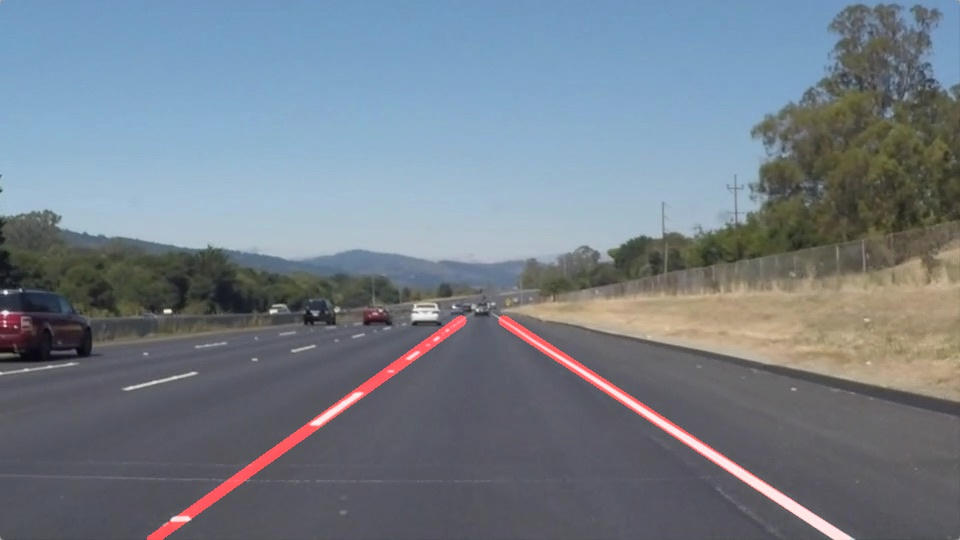
#> input picture examples/laneLines_thirdPass.jpg, 960 x 540 px
$ python -i LaneLine_Pipeline.py   (imports and definitions only)
#> lines starting #> are read from the running program, lines starting #| are printed output that depends on the picture; after the words box and inside, x2 and y2 are one past the last pixel; in counts of white or black regions, pixels touching at a corner belong together
#importing some useful packages
import matplotlib.pyplot as plt
import matplotlib.image as mpimg
import numpy as np
import cv2
import datetime
import math
import os
from collections import deque


def grayscale(img):
    """Applies the Grayscale transform
    This will return an image with only one color channel
    but NOTE: to see the returned image as grayscale
    (assuming your grayscaled image is called 'gray')
    you should call plt.imshow(graye)"""
    return cv2.cvtColor(img, cv2.COLOR_RGB2GRAY)
    # Or use BGR2GRAY if you read an image with cv2.imread()
    # return cv2.cvtColor(img, cv2.COLOR_BGR2GRAY)

def canny(img, low_threshold, high_threshold):
    """Applies the Canny transform"""
    return cv2.Canny(img, low_threshold, high_threshold)

def gaussian_blur(img, kernel_size):
    """Applies a Gaussian Noise kernel"""
    return cv2.GaussianBlur(img, (kernel_size, kernel_size), 0)

def region_of_interest(img, vertices):
    """
    Applies an image mask.

    Only keeps the region of the image defined by the polygon
    formed from `vertices`. The rest of the image is set to black.
    """
    #defining a blank mask to start with
    mask = np.zeros_like(img)

    #defining a 3 channel or 1 channel color to fill the mask with depending on the input image
    if len(img.shape) > 2:
        channel_count = img.shape[2]  # i.e. 3 or 4 depending on your image
        ignore_mask_color = (255,) * channel_count
    else:
        ignore_mask_color = 255

    #filling pixels inside the polygon defined by "vertices" with the fill color
    cv2.fillPoly(mask, vertices, ignore_mask_color)

    #returning the image only where mask pixels are nonzero
    masked_image = cv2.bitwise_and(img, mask)
    return masked_image


def draw_lines(img, lines, color=[255, 0, 0], thickness=2):
    """
    NOTE: this is the function you might want to use as a starting point once you want to
    average/extrapolate the line segments you detect to map out the full
    extent of the lane (going from the result shown in raw-lines-example.mp4
    to that shown in P1_example.mp4).

    Think about things like separating line segments by their
    slope ((y2-y1)/(x2-x1)) to decide which segments are part of the left
    line vs. the right line.  Then, you can average the position of each of
    the lines and extrapolate to the top and bottom of the lane.

    This function draws `lines` with `color` and `thickness`.
    Lines are drawn on the image inplace (mutates the image).
    If you want to make the lines semi-transparent, think about combining
    this function with the weighted_img() function below
    """
    for line in lines:
        for x1,y1,x2,y2 in line:
            cv2.line(img, (x1, y1), (x2, y2), color, thickness)


def hough_lines(img, rho, theta, threshold, min_line_len, max_line_gap):
    """
    `img` should be the output of a Canny transform.

    Returns an image with hough lines drawn.
    """
    lines = cv2.HoughLinesP(img, rho, theta, threshold, np.array([]), minLineLength=min_line_len, maxLineGap=max_line_gap)
    line_img = np.zeros((img.shape[0], img.shape[1], 3), dtype=np.uint8)
    draw_lines(line_img, lines, thickness= 5)
    return  lines, line_img

# Python 3 has support for cool math symbols.

def weighted_img(img, initial_img, α=0.8, β=1., γ=0.):
    """
    `img` is the output of the hough_lines(), An image with lines drawn on it.
    Should be a blank image (all black) with lines drawn on it.

    `initial_img` should be the image before any processing.

    The result image is computed as follows:

    initial_img * α + img * β + γ
    NOTE: initial_img and img must be the same shape!
    """
    return cv2.addWeighted(initial_img, α, img, β, γ)

def show_images(images, image_name= '',cmap= None):
    SAVE_DIR = 'test_images_output/'
    directory = ''
    cols = 2
    rows = (len(images)+1)//cols

    plt.figure(figsize=(10, 11))
    for i, image in enumerate(images):
        plt.subplot(rows, cols, i+1)
        # use gray scale color map if there is only one channel
        cmap = 'gray' if len(image.shape)==2 else cmap
        plt.imshow(image, cmap=cmap)
        plt.xticks([])
        plt.yticks([])
    plt.tight_layout(pad=0, h_pad=0, w_pad=0)
    if os.path.isdir(SAVE_DIR):
        directory = SAVE_DIR
    image_name = str(datetime.datetime.now()).split('.')[0].replace(' ', '').replace(':','').replace('-', '') if image_name == '' else image_name
    plt.savefig(directory + image_name + '.png', bbox_inches = 'tight')
    plt.show()

def select_white_yellow_colors(image):
    # White color mask

    lower_white = np.uint8([200, 200, 200])
    upper_white = np.uint8([255, 255, 255])
    white_mask = cv2.inRange(image, lower_white, upper_white)

    # Yellow color mask

    lower_yellow = np.uint8([190, 190,   0])
    upper_yellow = np.uint8([255, 255, 255])
    yellow_mask = cv2.inRange(image, lower_yellow, upper_yellow)

    # One mask
    mask = cv2.bitwise_or(white_mask, yellow_mask)
    masked_image = cv2.bitwise_and(image, image, mask = mask)
    return masked_image

def convert_to_hsl(image):
    return cv2.cvtColor(image, cv2.COLOR_RGB2HLS)
#> returned value: shape (540, 960, 3); mean of channels 0, 1, 2 95.4, 126.4, 52.3

def select_white_yellow_colors_HSL(image):

    # Convert the image to HSL
    hsl_image = convert_to_hsl(image)
    # White color mask

    lower_white = np.uint8([0, 200, 0])
    upper_white = np.uint8([255, 255, 255])
    white_mask = cv2.inRange(hsl_image, lower_white, upper_white)
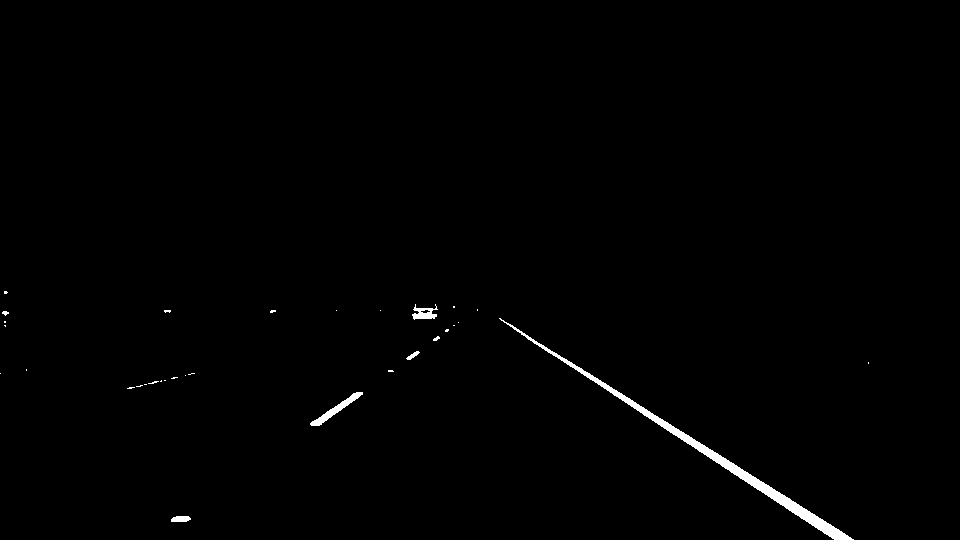
#> white_mask: shape (540, 960); 0.72% white; 32 white regions (25 under 20 px), largest, box (x1, y1, x2, y2) and area: (499, 318, 854, 540) 2779, (310, 392, 363, 426) 377, (412, 304, 438, 320) 219

    # Yellow color mask

    lower_yellow = np.uint8([10, 0, 100])
    upper_yellow = np.uint8([40, 255, 255])
    yellow_mask = cv2.inRange(hsl_image, lower_yellow, upper_yellow)
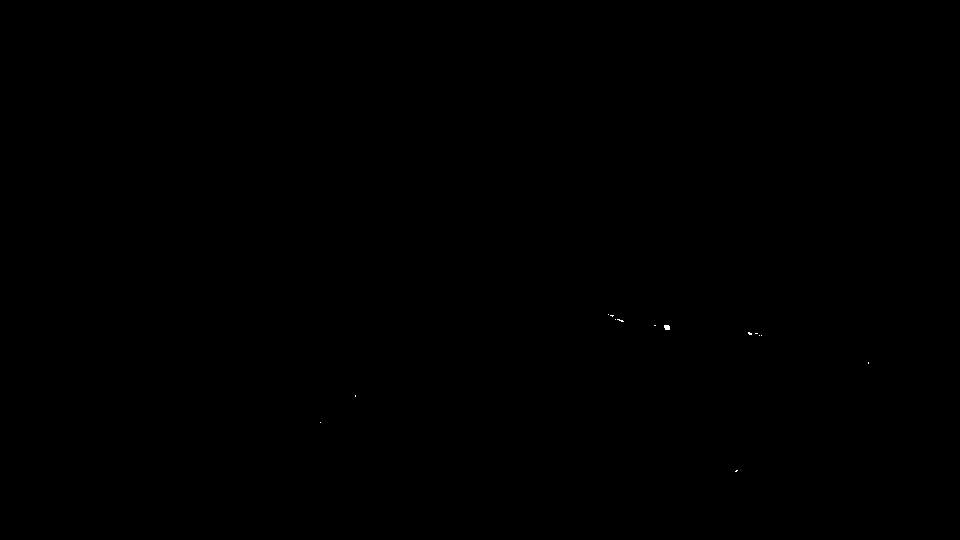
#> yellow_mask: shape (540, 960); 0.01% white in thin lines or dots, all inside (x1, y1, x2, y2) = (320, 314, 869, 472)

    # One mask
    mask = cv2.bitwise_or(white_mask, yellow_mask)
    masked_image = cv2.bitwise_and(image, image, mask = mask)
    return masked_image

def canny_edges(image, low_threshold = 50, high_threshold = 150):
    return canny(image, low_threshold, high_threshold)
#> in canny, `return cv2.Canny(img, low_threshold, high_threshold)`:
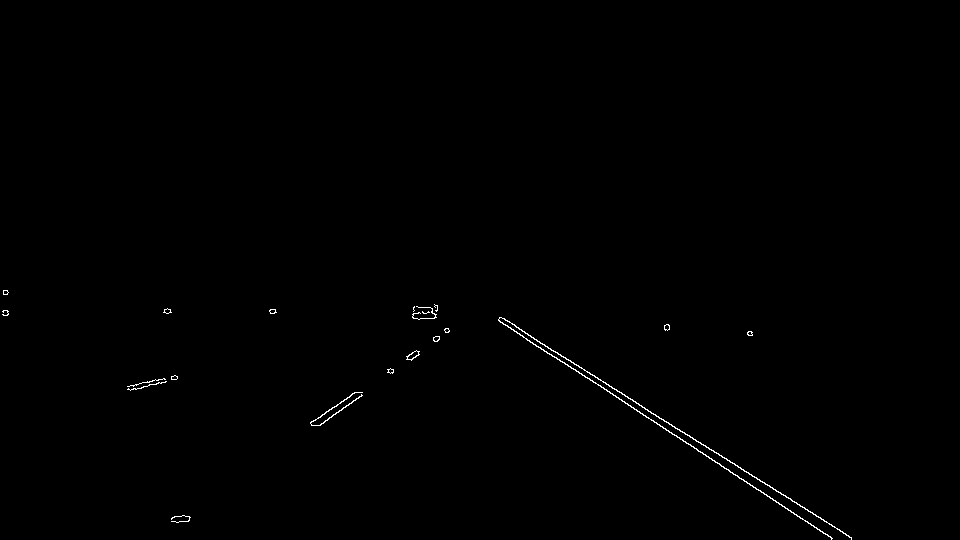
#> returned value: shape (540, 960); 0.34% white in thin lines or dots, all inside (x1, y1, x2, y2) = (2, 290, 852, 540)

def apply_region_of_interest(image):
    # four sided polygon as a mask
    imshape = image.shape
#> imshape = (540, 960)
    xsize = imshape[1]
#> xsize = 960
    ysize = imshape[0]
#> ysize = 540
    # Top-Left, Top-right, Bottom-right, Bottom-left
    vertices = np.array([[(xsize * 0.05, ysize) # Bottom left
                     , (xsize * 0.45, ysize * 0.60)  # Top left vertix 60% if the image's hight
                     , (xsize * 0.55, ysize * 0.60) # Top right vetrix
                     , (xsize * 0.95, ysize)]] # Bottom right
                        , dtype=np.int32)
    return region_of_interest(image, vertices)
#> in region_of_interest, `cv2.fillPoly(mask, vertices, ignore_mask_color)`:
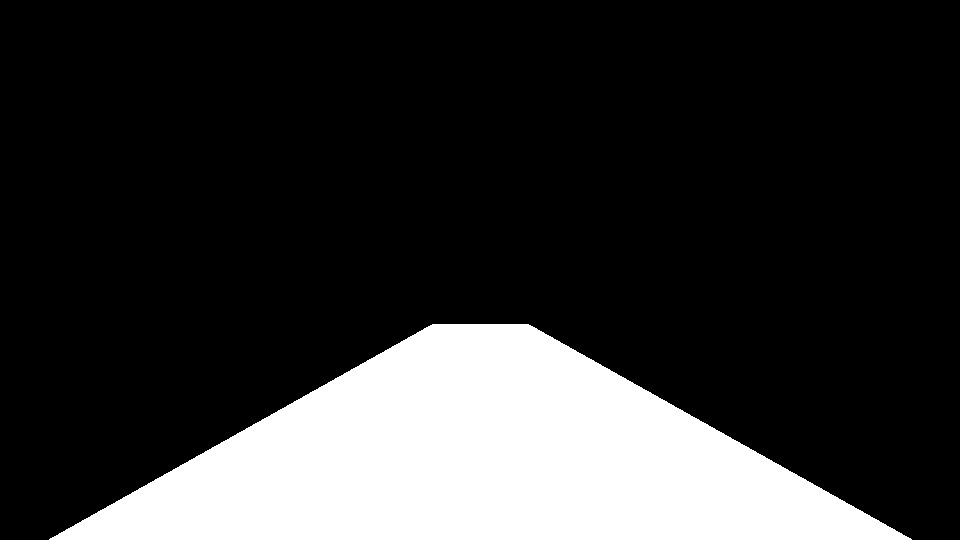
#> mask: shape (540, 960); 20% white; 1 white region, box (x1, y1, x2, y2) and area: (49, 324, 912, 540) 103848
#> in region_of_interest, `masked_image = cv2.bitwise_and(img, mask)`:
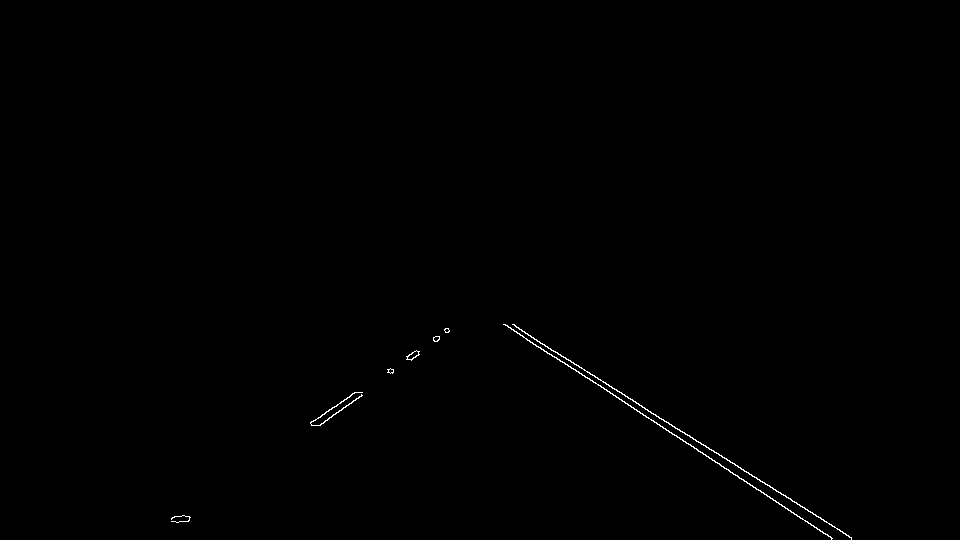
#> masked_image: shape (540, 960); 0.27% white in thin lines or dots, all inside (x1, y1, x2, y2) = (171, 324, 852, 540)

def hough_transform(image):
    # Apply Hough transform on the Canny edged image
    rho = 1 # distance resolution in pixels of the Hough grid
    theta = 1 * (np.pi/180) # angular resolution in radians of the Hough grid
    threshold = 20     # minimum number of votes (intersections in Hough grid cell)
    min_line_len = 20 #minimum number of pixels making up a line
    max_line_gap = 200    # maximum gap in pixels between connectable line segments

    return hough_lines(image, rho, theta, threshold, min_line_len, max_line_gap)
#> in hough_lines, `lines = cv2.HoughLinesP(img, rho, theta, threshold, np.array([]), minL..`: lines = 13 rows, first 6: [516, 327, 851, 537], [504, 324, 827, 534], [527, 340, 832, 538], [310, 422, 419, 354], [540, 343, 851, 538], [320, 425, 448, 329]
#> the loop in draw_lines, `for line in lines:` made 13 passes
#> line on passes 1 to 12: [[516, 327, 851, 537]], [[504, 324, 827, 534]], [[527, 340, 832, 538]], [[310, 422, 419, 354]], [[540, 343, 851, 538]], [[320, 425, 448, 329]], [[512, 324, 632, 399]], [[325, 412, 449, 331]], [[187, 521, 448, 331]], [[507, 325, 693, 446]], [[503, 324, 831, 537]], [[177, 522, 445, 328]]
#> after the loop in draw_lines, `for line in lines:`:
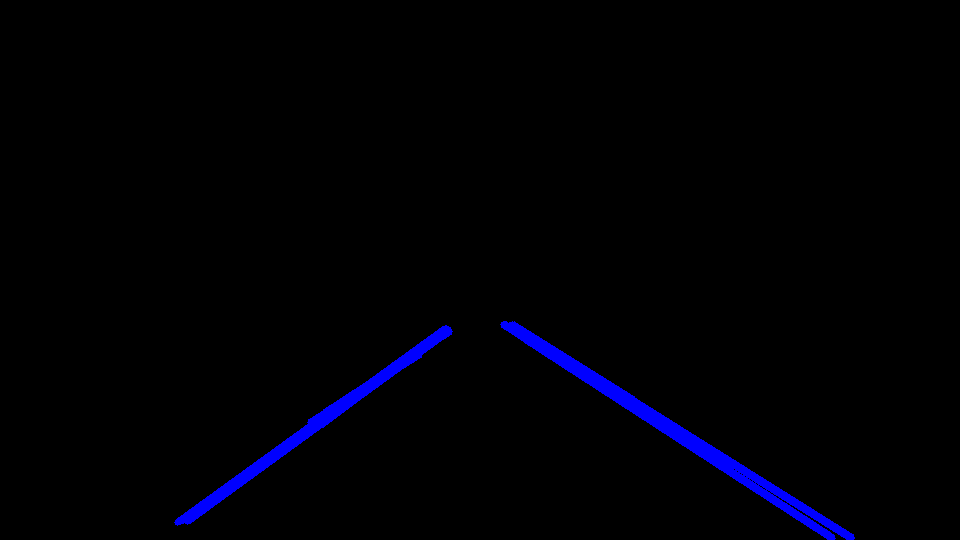
#> img: shape (540, 960, 3); mean of channels 0, 1, 2 5, 0, 0; drawn as B, G, R

def average_slope_yintercept(lines):
    left_lane_lines = []
    left_lane_weights = []
    right_lane_lines = []
    right_lane_weights = []

    for line in lines:
        for x1, y1, x2, y2 in line:
            slope = (y2 - y1) / (x2 - x1)
            y_intercept = y1 - slope * x1

            # Right lane line
            line_length = np.sqrt((y2-y1)**2 + (x2-x1)**2 )
            if slope > 0:
                right_lane_lines.append((slope, y_intercept))
                right_lane_weights.append((line_length))
            # Left lane line
            else:
                left_lane_lines.append((slope, y_intercept))
                left_lane_weights.append((line_length))
#> this loop made 13 passes
#> after the loop, left_lane_lines = [(-0.624, 615.4), (-0.75, 665), (-0.653, 624.3), (-0.728, 657.1), (-0.724, 650.1), (-0.726, 651.6)]; left_lane_weights = [128.5, 160, 148.1, 322.8, 330.8, 328.6]; right_lane_lines = [(0.627, 3.54), (0.65, -3.68), (0.649, -2.12), (0.627, 4.41), (0.625, 4), (0.651, -4.82), (0.649, -2.64)]; right_lane_weights = [395.4, 385.3, 363.6, 367.1, 141.5, 221.9, 391.1]

    # Weight slopes and Y_intercepts by their line lenght
    right_lane = np.dot(right_lane_weights, right_lane_lines) / np.sum(right_lane_weights) if len(right_lane_weights) > 0 else None
#> right_lane = [0.641, -0.312]
    left_lane  = np.dot(left_lane_weights,  left_lane_lines) / np.sum(left_lane_weights)  if len(left_lane_weights) > 0 else None
#> left_lane = [-0.712, 647.9]

    return right_lane, left_lane

def make_points(y1, y2, line):
    if line is None:
        return None

    slope, intercept = line

    x1 = int((y1 - intercept)/slope)
    y1 = int(y1)
    x2 = int((y2 - intercept)/slope)
    y2 = int(y2)

    return ((x1, y1), (x2, y2))

def make_lane_lines(image, lines):
    right_lane, left_lane = average_slope_yintercept(lines)#seperate_lanelines(lines)
#> right_lane = [0.641, -0.312]; left_lane = [-0.712, 647.9]

    y1 = image.shape[0] # Y value Opencv has everything inverted
#> y1 = 540
    y2 = y1 * 0.60
#> y2 = 324

    right_line = make_points(y1, y2, right_lane)
#> in make_points, `slope, intercept = line`: slope = 0.641; intercept = -0.312
#> in make_points, `x1 = int((y1 - intercept)/slope)`: x1 = 843
#> in make_points, `x2 = int((y2 - intercept)/slope)`: x2 = 506
#> right_line = ((843, 540), (506, 324))
    left_line  = make_points(y1, y2, left_lane)
#> left_line = ((151, 540), (455, 324))

    return right_line, left_line

def draw_lane_lines(image, lines, color=[255, 0, 0], thickness=2):
    line_img = np.zeros((image.shape[0], image.shape[1], 3), dtype=np.uint8)
    for line in lines:
        if line:
            cv2.line(line_img, *line, color, thickness)
    return weighted_img(image, line_img)

from collections import deque
class LaneLineFinder:

    SAMPLE_FRAMES = 30

    def __init__(self):
        self.right_lane_lines = deque(maxlen= self.SAMPLE_FRAMES)
        self.left_lane_lines = deque(maxlen= self.SAMPLE_FRAMES)

    def average_line_sampling(self, line, previous_lines):
        if line:
            previous_lines.append(line)

        if len(previous_lines) > 0:
            line = np.mean(previous_lines, axis = 0, dtype=np.int32) # Like tensorflow
            line = tuple(map(tuple, line))

        return line

    def process_image(self, image):
        # NOTE: The output you return should be a color image (3 channel) for processing video below
        # TODO: put your pipeline here,
        # you should return the final output (image where lines are drawn on lanes)

        # Convert image to the HSL color space
        white_yellow_image = select_white_yellow_colors_HSL(image)
        # grayscaling the image
        gray_image = grayscale(white_yellow_image)

        # then we apply Gaussian Blur to denoice the Gray image before getting canny edges
        # Denoise image using Gaussian Blur
        denoised_image = gaussian_blur(gray_image, 11)

        # then we apply canny edges to detect the image edges
        canny_image = canny_edges(denoised_image)


        # Apply region of intrest mask on the canny edges image
        masked_image = apply_region_of_interest(canny_image)


        # Apply Hough transform on the Canny edged image
        # Applying Hough transform and drawing the lines on the image
        image_lines = hough_transform(masked_image)

        # Extrapolate lanelines return by the Hough transform
        extrapolated_lane_lines = make_lane_lines(image, image_lines[0])
#> extrapolated_lane_lines = (((843, 540), (506, 324)), ((151, 540), (455, 324)))


        # Average the videos last 6 lines' frames
        right_line = self.average_line_sampling(extrapolated_lane_lines[0], self.right_lane_lines)
#> right_line = ((843, 540), (506, 324))
        left_line = self.average_line_sampling(extrapolated_lane_lines[1], self.left_lane_lines)
#> left_line = ((151, 540), (455, 324))

        # Draw laneLines on the mage with lane lines colored
    #     image_copy = np.copy(image)

        return draw_lane_lines(image, (right_line, left_line), thickness= 18)
#> in weighted_img, `return cv2.addWeighted(initial_img, α, img, β, γ)`:
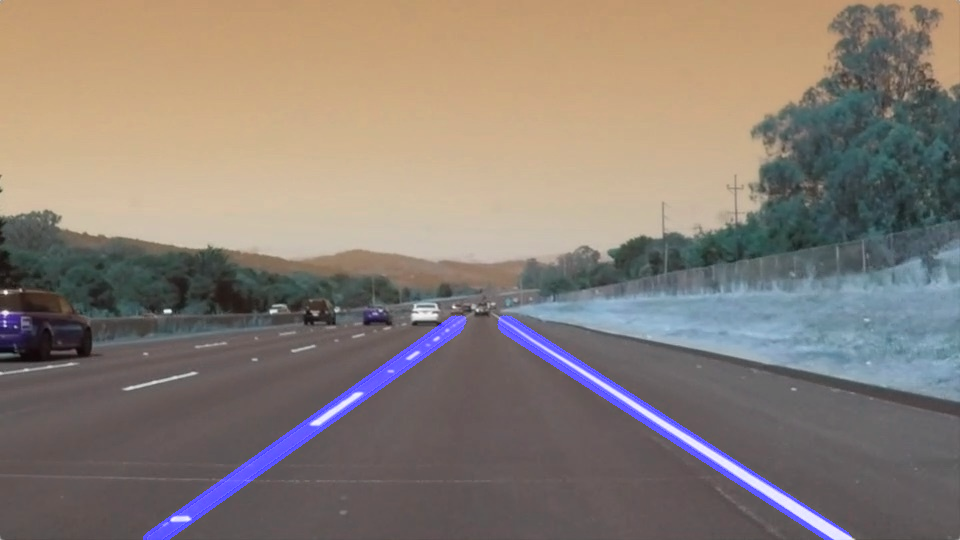
#> returned value: shape (540, 960, 3); mean of channels 0, 1, 2 118.1, 126, 136.5; drawn as B, G, R

>>> import cv2
>>> picture = cv2.cvtColor(cv2.imread('examples/laneLines_thirdPass.jpg'), cv2.COLOR_BGR2RGB)
>>> result = LaneLineFinder().process_image(picture)
